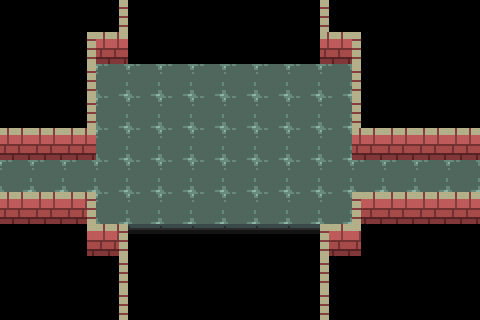

A 2D game scene composited from a Tiled map and its tileset images. What follows is a short description and the map's XML, with every tile layer's data as written:
An orthogonal 15x10 tile map with 32x32 px tiles, 3 tile layers (walls, ground, death) and 3 objects (2x connection, wind).

<map version="1.0" tiledversion="1.1.2" orientation="orthogonal" renderorder="right-down" width="15" height="10" tilewidth="32" tileheight="32" infinite="0" nextobjectid="31">
 <tileset firstgid="1" source="tower-tileset.tsx" />
 <layer name="walls" width="15" height="10">
  <data encoding="csv">
0,0,0,14,0,0,0,0,0,0,15,0,0,0,0,
0,0,14,12,0,0,0,0,0,0,12,15,0,0,0,
0,0,14,0,0,0,0,0,0,0,0,15,0,0,0,
0,0,14,0,0,0,0,0,0,0,0,15,0,0,0,
12,12,12,0,0,0,0,0,0,0,0,12,12,12,12,
2,0,0,0,0,0,0,0,0,0,0,0,0,0,2,
12,12,23,0,0,0,0,0,0,0,0,22,12,12,12,
0,0,24,23,0,0,0,0,0,0,22,21,0,0,0,
0,0,0,14,0,0,0,0,0,0,15,0,0,0,0,
0,0,0,14,0,0,0,0,0,0,15,0,0,0,0
</data>
 </layer>
 <layer name="ground" width="15" height="10">
  <data encoding="csv">
0,0,0,0,0,0,0,0,0,0,0,0,0,0,0,
0,0,0,0,0,0,0,0,0,0,0,0,0,0,0,
0,0,0,2,2,2,2,2,2,2,2,0,0,0,0,
0,0,0,2,2,2,2,2,2,2,2,0,0,0,0,
0,0,0,2,2,2,2,2,2,2,2,0,0,0,0,
0,2,2,2,2,2,2,2,2,2,2,2,2,2,0,
0,0,0,2,2,2,2,2,2,2,2,0,0,0,0,
0,0,0,0,0,0,0,0,0,0,0,0,0,0,0,
0,0,0,0,0,0,0,0,0,0,0,0,0,0,0,
0,0,0,0,0,0,0,0,0,0,0,0,0,0,0
</data>
 </layer>
 <layer name="death" width="15" height="10">
  <data encoding="csv">
0,0,0,0,0,0,0,0,0,0,0,0,0,0,0,
0,0,0,0,4,4,4,4,4,4,0,0,0,0,0,
0,0,0,0,0,0,0,0,0,0,0,0,0,0,0,
0,0,0,0,0,0,0,0,0,0,0,0,0,0,0,
0,0,0,0,0,0,0,0,0,0,0,0,0,0,0,
0,0,0,0,0,0,0,0,0,0,0,0,0,0,0,
0,0,0,0,0,0,0,0,0,0,0,0,0,0,0,
0,0,0,0,3,3,3,3,3,3,0,0,0,0,0,
0,0,0,0,0,0,0,0,0,0,0,0,0,0,0,
0,0,0,0,0,0,0,0,0,0,0,0,0,0,0
</data>
 </layer>
 <objectgroup name="objects">
  <object id="9" name="61" type="connection" x="32" y="160" width="32" height="32">
   <properties>
    <property name="to" value="60" />
   </properties>
  </object>
  <object id="10" name="62" type="connection" x="416" y="160" width="32" height="32">
   <properties>
    <property name="to" value="63" />
   </properties>
  </object>
  <object id="21" type="wind" x="128" y="32" width="192" height="192">
   <properties>
    <property name="dir" value="down" />
   </properties>
  </object>
 </objectgroup>
</map>
